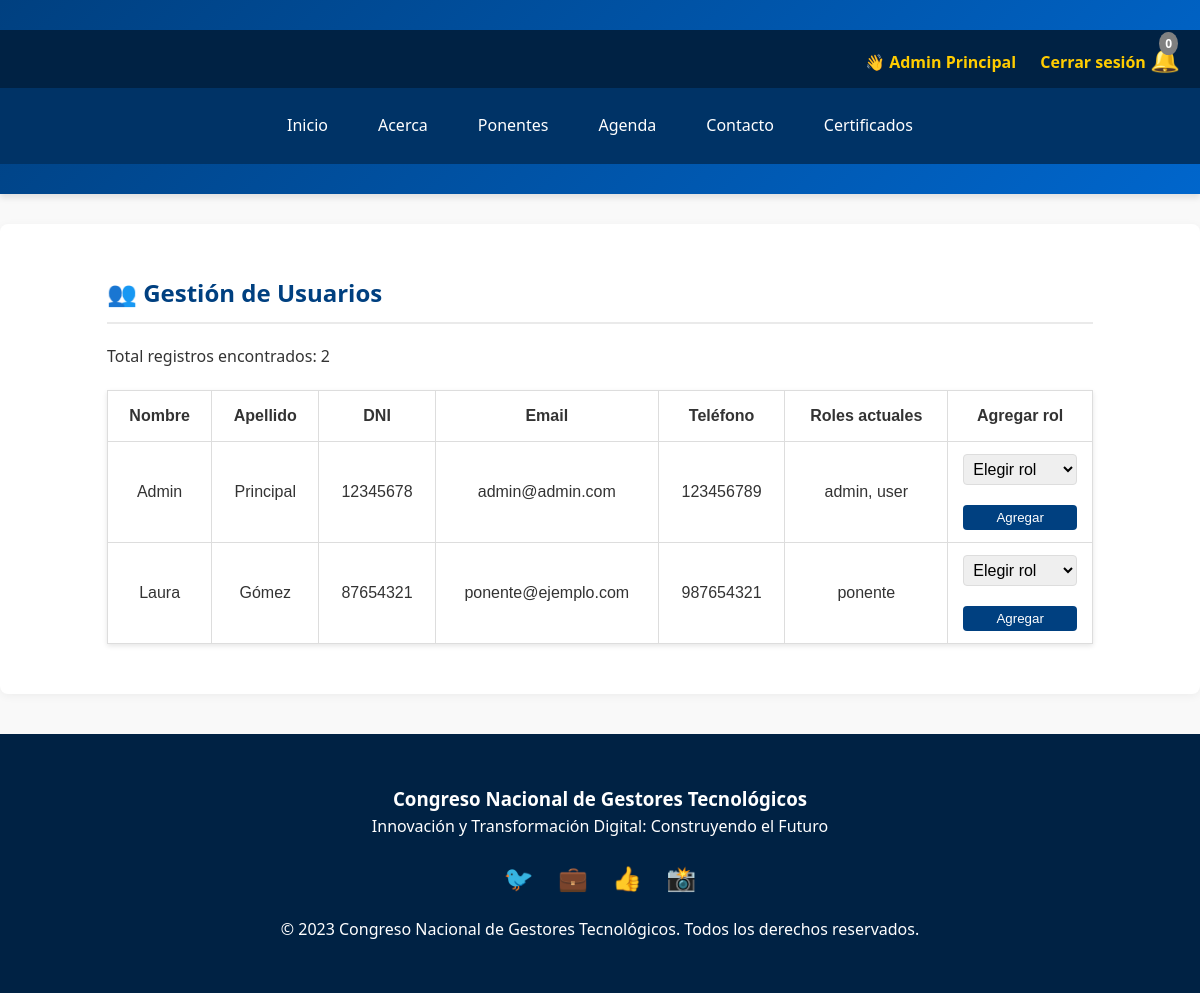
The page /gestionar_usuarios.php (signed in) on the database its author committed.
### tables this page shows
CREATE TABLE IF NOT EXISTS usuarios (
    id INT AUTO_INCREMENT PRIMARY KEY,
    username VARCHAR(50) NOT NULL UNIQUE,
    password VARCHAR(255) NOT NULL,
    nombre VARCHAR(50) NOT NULL,
    apellido VARCHAR(50) NOT NULL,
    dni VARCHAR(20) NOT NULL,
    email VARCHAR(100) NOT NULL UNIQUE,
    telefono VARCHAR(20) NOT NULL
);

### gestionar_usuarios.php (the view, shortened to what this page needs)
<?php
require 'db.php';
$sql = "
SELECT u.id, u.nombre, u.apellido, u.dni, u.email, u.telefono,
       GROUP_CONCAT(r.nombre ORDER BY r.nombre SEPARATOR ', ') AS roles
FROM usuarios u
LEFT JOIN usuario_roles ur ON u.id = ur.id_usuario
LEFT JOIN roles r ON ur.id_rol = r.id
GROUP BY u.id
";
$result = $conn->query($sql);
$total_registros = $result->num_rows;
?>
<!DOCTYPE html>
<html lang="es">
<head>
  <link rel="stylesheet" href="styles.css">
</head>
<body>
<?php include 'header.php'; ?>
<main>
<section>
  <div class="container">
    <h2>👥 Gestión de Usuarios</h2>
    <p>Total registros encontrados: <?php echo $total_registros; ?></p>
    <table class="tabla-usuarios">
      <tr>
        <th>Nombre</th>
        <th>Apellido</th>
        <th>DNI</th>
        <th>Email</th>
        <th>Teléfono</th>
        <th>Roles actuales</th>
        <th>Agregar rol</th>
      </tr>
      <?php while ($row = $result->fetch_assoc()): ?>
      <tr>
        <td><?= htmlspecialchars($row['nombre']) ?></td>
        <td><?= htmlspecialchars($row['apellido']) ?></td>
        <td><?= htmlspecialchars($row['dni']) ?></td>
        <td><?= htmlspecialchars($row['email']) ?></td>
        <td><?= htmlspecialchars($row['telefono']) ?></td>
        <td><?= htmlspecialchars($row['roles']) ?: 'Ninguno' ?></td>
        <td>
          <form method="POST" action="cambiar_rol.php">
            <select name="nuevo_rol" required>
              <option value="" disabled selected>Elegir rol</option>
            </select>
            <button type="submit">Agregar</button>
          </form>
        </td>
      </tr>
      <?php endwhile; ?>
    </table>
  </div>
</section>
</main>
<?php include 'footer.php'; ?>
</body>
</html>

### header.php (shortened to what this page needs)
<header>
  <div class="top-bar">
    <div class="login-container">
      <?php if (!isset($_SESSION['nombre'])): ?>
        <a href="login.php" class="login-link">Iniciar sesión</a>
      <?php else: ?>
        <span>👋 <?php echo $_SESSION['nombre'] . ' ' . $_SESSION['apellido']; ?></span>
        <a href="logout.php" class="logout-link">Cerrar sesión</a>
        <?php
        $notif_count = 0;
        ?>
        <div class="notif-container">
          <div class="notif-icon" onclick="toggleNotif()">
            🔔 <span id="notif-count" <?php if($notif_count>0) echo 'class="active"'; ?>>
                <?php echo $notif_count; ?>
            </span>
          </div>
        </div>
      <?php endif; ?>
    </div>
  </div>
  <nav>
    <a href="index.php">Inicio</a>
    <a href="acerca.php">Acerca</a>
    <a href="ponentes.php">Ponentes</a>
    <a href="agenda.php">Agenda</a>
    <a href="contacto.php">Contacto</a>
    <a href="certificaciones.php">Certificados</a>
  </nav>
</header>

### footer.php
<footer>
  <div class="container">
    <h3>Congreso Nacional de Gestores Tecnológicos</h3>
    <p>Innovación y Transformación Digital: Construyendo el Futuro</p>
    <div class="social-links">
        <a href="#" aria-label="Twitter">🐦</a>
        <a href="#" aria-label="LinkedIn">💼</a>
        <a href="#" aria-label="Facebook">👍</a>
        <a href="#" aria-label="Instagram">📸</a>
    </div>
    <p>&copy; 2023 Congreso Nacional de Gestores Tecnológicos. Todos los derechos reservados.</p>
  </div>
</footer>

### styles.css (style rules this page uses)
* { margin: 0; padding: 0; box-sizing: border-box; }
body { font-family: 'Segoe UI', Tahoma, Geneva, Verdana, sans-serif; line-height: 1.6; color: #333; background-color: #f9f9f9; }
.tabla-usuarios { width: 100%; border-collapse: collapse; margin-top: 20px; font-family: Arial, sans-serif; box-shadow: 0 2px 5px rgba(0,0,0,0.1); }
.tabla-usuarios th, .tabla-usuarios td { padding: 12px 15px; border: 1px solid #ddd; text-align: center; }
.tabla-usuarios th { background-color: #004080; color: white; font-weight: bold; }
.tabla-usuarios tr:nth-child(even) { background-color: #f9f9f9; }
.tabla-usuarios select { padding: 5px; border-radius: 4px; }
.tabla-usuarios button { padding: 5px 10px; background-color: #004080; color: white; border: none; border-radius: 4px; cursor: pointer; }
.tabla-usuarios td, .tabla-usuarios th { color: #333 !important; background-color: white !important; visibility: visible !important; opacity: 1 !important; display: table-cell !important; }
.notif-container { position: relative; display: inline-block; }
.notif-icon { cursor: pointer; font-size: 24px; color: #ffcc00; position: relative; }
#notif-count { position: absolute; top: -8px; right: -8px; background-color: grey; color: white; border-radius: 50%; padding: 2px 6px; font-size: 12px; font-weight: bold; }
.top-bar { display: flex; justify-content: flex-end; background-color: #002244; padding: 10px 20px; color: white; }
.login-container a, .login-container span { margin-left: 10px; color: #ffcc00; text-decoration: none; font-weight: bold; }
.login-container a { color: #ffcc00; text-decoration: none; margin-left: 10px; font-weight: bold; }
.login-container span { margin-right: 10px; }
.container { width: 90%; max-width: 1200px; margin: auto; padding: 20px; }
header { background: linear-gradient(135deg, #004080 0%, #0066cc 100%); color: white; padding: 30px 0; text-align: center; box-shadow: 0 4px 6px rgba(0,0,0,0.1); }
nav { background: #003366; display: flex; justify-content: center; align-items: center; position: sticky; top: 0; z-index: 100; padding: 10px 0; flex-wrap: wrap; }
nav a { color: white; text-decoration: none; padding: 15px 25px; display: block; transition: background 0.3s ease; }
section { margin: 30px 0; background: white; padding: 30px; border-radius: 8px; box-shadow: 0 2px 10px rgba(0,0,0,0.05); }
section h2 { color: #004080; margin-bottom: 20px; padding-bottom: 10px; border-bottom: 2px solid #eaeaea; }
form { display: grid; gap: 20px; }
input, select, textarea { padding: 12px; border: 1px solid #ddd; border-radius: 4px; font-family: inherit; font-size: 1rem; }
footer { background: #002244; color: white; text-align: center; padding: 30px 10px; margin-top: 40px; }
.social-links { margin: 20px 0; }
.social-links a { color: white; margin: 0 10px; font-size: 1.5rem; text-decoration: none; }
section { animation: fadeIn 0.6s ease-out; scroll-margin-top: 80px; }

### rows shown on the page
usuarios: nombre "Admin", apellido "Principal", dni "12345678", email "admin@admin.com", telefono "123456789", roles "admin, user"
usuarios: nombre "Laura", apellido "Gómez", dni "87654321", email "ponente@ejemplo.com", telefono "987654321", roles "ponente"

### other values the page prints
$_SESSION['nombre'] "Admin"
$_SESSION['apellido'] "Principal"
$notif_count "0"
$total_registros "2"
